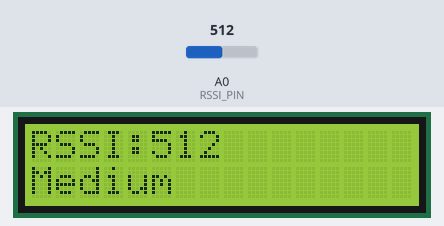
Bench run of a sketch on a simulated Arduino Uno, built with avr-gcc and run on an emulated ATmega328P. Shown: 16×2 character LCD. Inputs (shaded band) come from the test bench; at power-on: A0 (RSSI_PIN) = 512. What the sketch prints to the serial monitor is not drawn.

Above: at 2.7 s.
2.8 s: A0 (RSSI_PIN) set to 418
At 4.3 s:
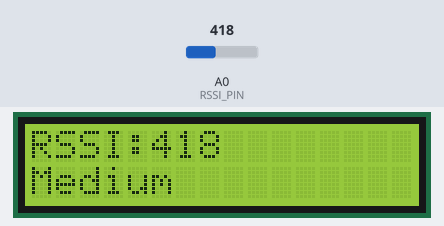
4.6 s: A0 (RSSI_PIN) set to 383
At 5.0 s:
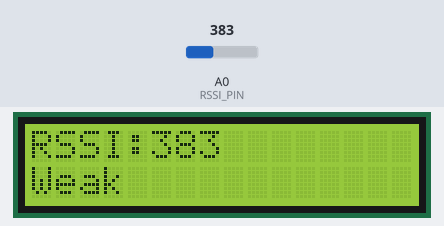
6.2 s: A0 (RSSI_PIN) set to 710
At 6.9 s:
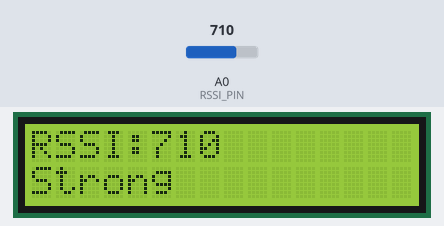
Timing chart, 0 to 9.2 s (numbered marks = the images above; inputs shaded):
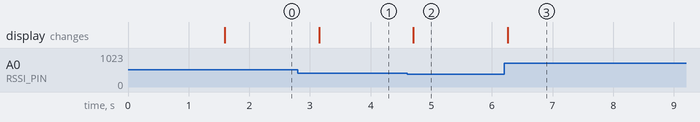

Measured:
- the behaviour switches between 401 and 400 on A0 (RSSI_PIN) (found by bisection; images 1 and 2)
- after the input at 2.8 s, the display: changes after 0.35 s (image 1)
- after the input at 4.6 s, the display: changes after 0.11 s (image 2)
- after the input at 6.2 s, the display: changes after 0.06 s (image 3)

The sketch:

Interaction-tracker.ino
```cpp
#include <Wire.h>
#include <LiquidCrystal_I2C.h>

#define RSSI_PIN A0

LiquidCrystal_I2C lcd(0x27, 16, 2);

int rssiValue;

void setup() {
  Serial.begin(9600);

  lcd.init();
  lcd.backlight();

  lcd.setCursor(0, 0);
  lcd.print("Social Tracker");
  delay(1500);
  lcd.clear();
}

void loop() {
  rssiValue = analogRead(RSSI_PIN);

  String interaction;

  if (rssiValue > 700) {
    interaction = "Strong";
  }
  else if (rssiValue > 400) {
    interaction = "Medium";
  }
  else {
    interaction = "Weak";
  }

  // Display on LCD
  lcd.clear();
  lcd.setCursor(0, 0);
  lcd.print("RSSI:");
  lcd.print(rssiValue);

  lcd.setCursor(0, 1);
  lcd.print(interaction);

  // Serial Output
  Serial.print("RSSI: ");
  Serial.print(rssiValue);
  Serial.print(" -> ");
  Serial.println(interaction);

  delay(500);
}
```
